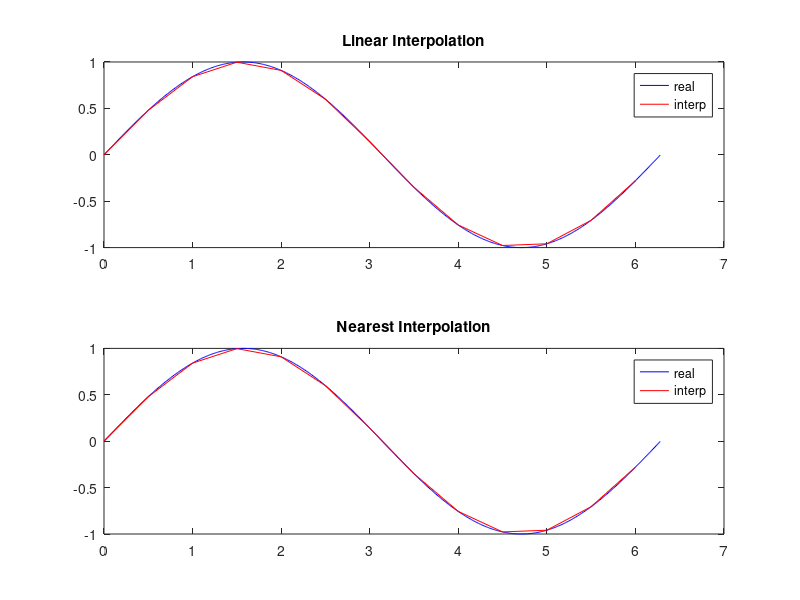

The MATLAB script that drew this image:
% interpolation demo
% interp1 for 1-d interpolation
% interp2 for 2-d interpolation

x = 0:0.01:2*pi;    
y = sin(x);    
xx = 0:0.5:2*pi;    
  
% Linear Interpolation Example
y1 = interp1(x,y,xx,'linear');    
subplot(2,1,1);  
plot(x,y,'b',xx,y1,'r')    
title('Linear Interpolation')   
legend('real', 'interp')
    
% Linear Interpolation Example
y2 = interp1(x,y,xx,'nearest');    
subplot(2,1,2);  
plot(x,y,'b',xx,y2,'r');    
title('Nearest Interpolation') 
legend('real', 'interp')
